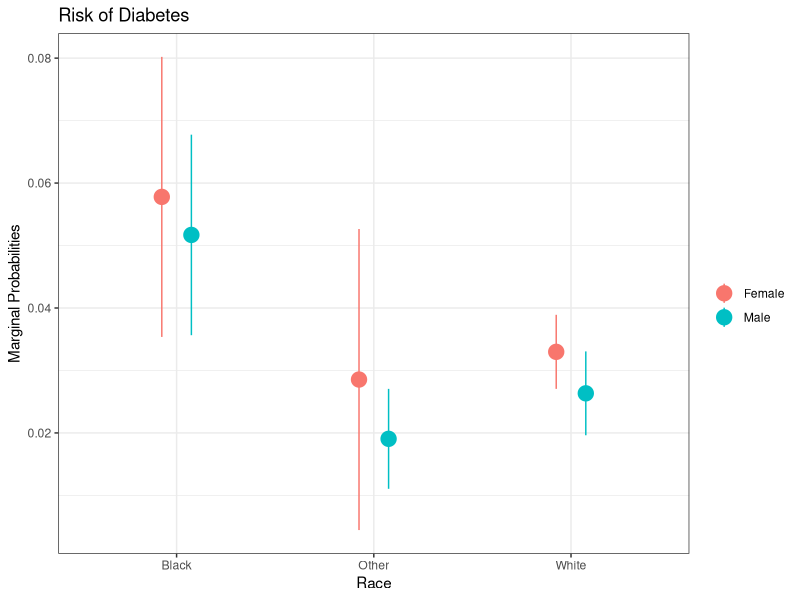
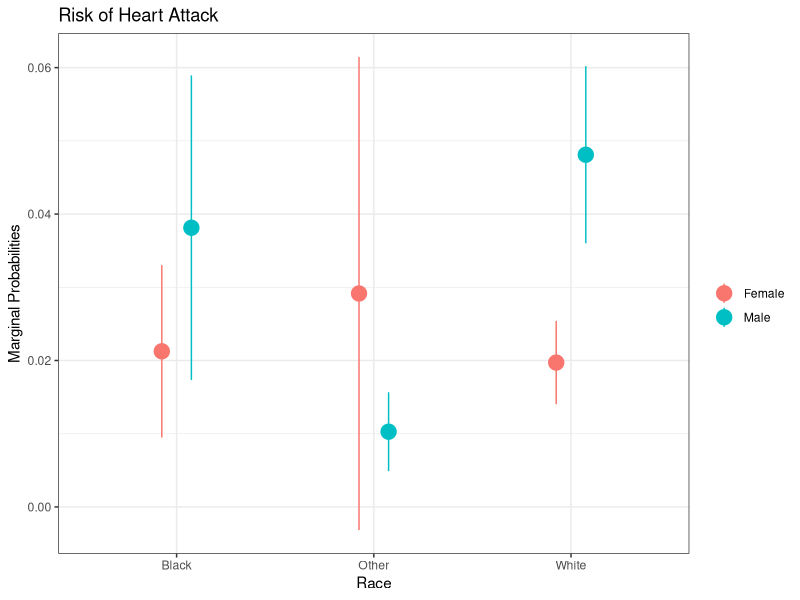

The R source for these figures, in order:
## ---- chunk 1
knitr::opts_chunk$set(echo = TRUE)
library(ggplot2)
## ---- chunk 2
# read csv file generated from Stata margins
data <- read.csv("Table1_margins.csv")
# remove equal signs from cells
data <- lapply(data, function(x) gsub("=","",x))
# read in data
data <- data.frame(data)
## ---- chunk 3
# store column names
n <-c('b','se','t','pvalue','ll','ul','df','crit','eform',rep(c('x','b','se','t','pvalue','ll','ul','df','crit','eform'),3))
# transpose data
data <- t(data[,-1])[,c(1:39)]
# assign column and row names
colnames(data) <- n
rownames(data) <- NULL
# subset the columns we need
data <- data[,c(1,4,5,6,11,14,15,16,21,24,25,26,31,34,35,36)]
# separate data into identifiable groups
male_diabetes <- as.data.frame(data[,c(1:4)])
female_diabetes <- as.data.frame(data[,c(5:8)])
male_heartatk <- as.data.frame(data[,c(9:12)])
female_heartatk <- as.data.frame(data[,c(13:16)])
data <- rbind(male_diabetes, female_diabetes, male_heartatk, female_heartatk)
# generate/populate identifier columns
data$race <- rep(c("White","Black","Other"),4)
data$type <- rep(c("Diabetes","Heart Attack"),each=6)
data$sex <- rep(rep(c("Male","Female"),each=3),2)
data[,c(1,2,3,4)] <- sapply(data[,c(1,2,3,4)], as.numeric)
# separate data by health risk type
data_diabetes <- data[1:6,]
data_heartatk <- data[7:12,]
## ---- chunk 4
# generate diabetes risk plot
plot_diabetes <- ggplot(data_diabetes, aes(x=race, y=b,colour=sex,group=sex)) +
  geom_pointrange(aes(x=race, y=b, ymin=ll, ymax=ul),position=position_dodge(0.3),size=1.05)+
  labs(y="Marginal Probabilities", x="Race",title="Risk of Diabetes",colour='', shape='')+theme_bw()
# generate heart attack risk plot
plot_heartatk <- ggplot(data_heartatk, aes(x=race, y=b,colour=sex,group=sex)) +
  geom_pointrange(aes(x=race, y=b, ymin=ll, ymax=ul),position=position_dodge(0.3),size=1.05)+
  labs(y="Marginal Probabilities", x="Race",title="Risk of Heart Attack",colour='', shape='')+theme_bw()
## ---- chunk 5
plot(plot_diabetes)
plot(plot_heartatk)
